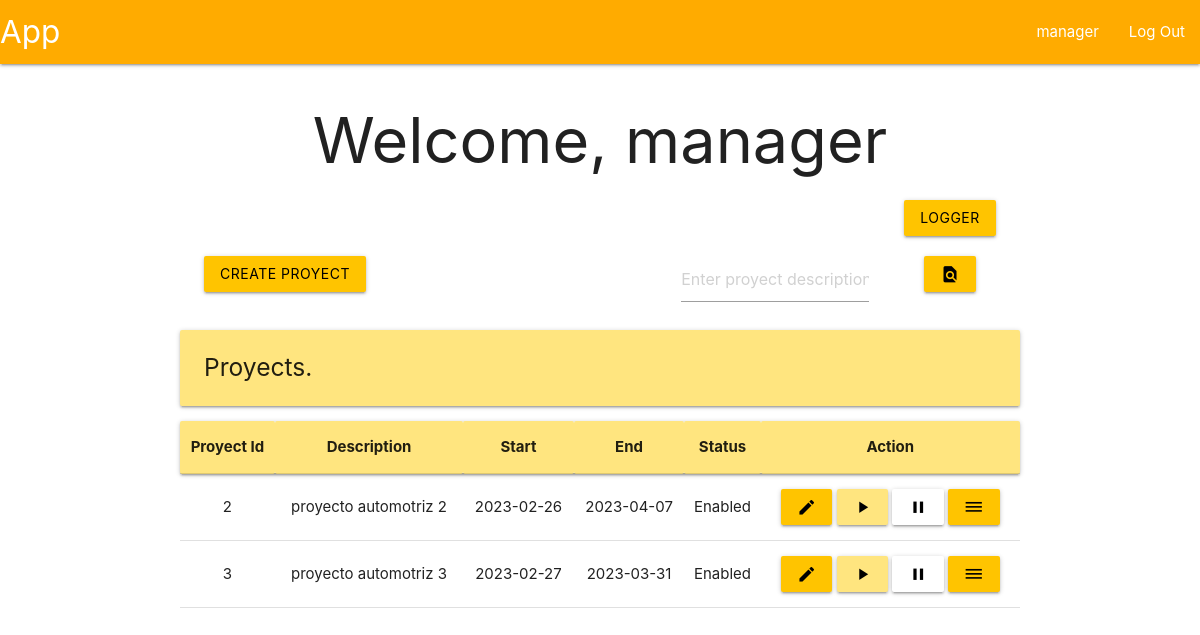
/root/proyects (signed in), run on the app's committed database.
### tables this page shows
CREATE TABLE user (
    id INTEGER PRIMARY KEY AUTOINCREMENT,
    username TEXT UNIQUE NOT NULL,
    firstname TEXT NOT NULL,
    secondname TEXT NOT NULL,
    password TEXT NOT NULL,
    roleId INTEGER,
    proyId INTEGER,
    auth INTEGER,

    FOREIGN KEY (roleId) REFERENCES roles(id),
    FOREIGN KEY (proyId) REFERENCES proyect(id)
);

CREATE TABLE proyect (
    id INTEGER PRIMARY KEY AUTOINCREMENT,
    description TEXT UNIQUE NOT NULL,
    start DATE NOT NULL,
    end DATE NOT NULL,
    statusId INTEGER,

    FOREIGN KEY (statusId) REFERENCES proyectStatus(id)
);

CREATE TABLE proyectStatus (
    id INTEGER PRIMARY KEY AUTOINCREMENT,
    name TEXT NOT NULL
);

### app/proyectView.py (the view, shortened to what this page needs)
@bp.route('/proyects', methods=('POST', 'GET'))
@modifyProyect_required
def proyectView():
    db = get_db()
    flag = False
    if not flag:
        proyects = db.execute(
            """SELECT
                p.id,
                p.description as description,
                p.start as start,
                p.end as end,
                s.name as status
               FROM proyect p
               INNER JOIN proyectStatus s ON p.statusId = s.id"""
        ).fetchall()
    return render_template('proyect/proyectView.html', proyects=proyects)

### app/auth.py (called while the page is built)
@bp.before_app_request
def load_logged_in_user():
    user_id = session.get('user_id')
    if user_id is None:
        g.user = None
    else:
        g.user = get_db().execute(
            "SELECT * FROM user WHERE id = ?",
            (user_id,)
        ).fetchone()

def modifyProyect_required(view):
    @functools.wraps(view)
    def wrapped_view(**kwargs):
        if g.user is None:
            return redirect(url_for('auth.login'))
        elif g.user['roleId'] != 1 and g.user['roleId'] != 3:
            return redirect(url_for('user.profile'))
        return view(**kwargs)
    return wrapped_view

### app/db.py (called while the page is built)
def get_db():
    if 'db' not in g:
        g.db = sqlite3.connect(
            current_app.config['DATABASE'],
            detect_types = sqlite3.PARSE_DECLTYPES
        )
        g.db.row_factory = sqlite3.Row
    return g.db

### app/templates/proyect/proyectView.html (shortened to what this page needs)
{% extends 'base.html' %}
{% block header %}
  <h1>{% block title %}Welcome, {{ g.user['username'] }}{% endblock %}</h1>
{% endblock %}
{% block content %}
{% if g.user['roleId'] != 1%}
<div class="row">
    <div class="col s2 offset-s10">
        <form method="POST">
            <button class="btn amber accent-3 black-text" name="logs">logger</button>
        </form>
    </div>
</div>
{% endif %}
<div class="row">
  <form method="POST">
    <div class="col s3">
      <button class="btn amber accent-3 black-text" type="submit" value="create-proyect" name="create-proyect">Create proyect</button>
    </div>
  </form>
  <form method="POST">
    <div class="col s3 offset-s4">
      <input placeholder="Enter proyect description" name="find-proyect" id="proyect">
    </div>
    <div class="col s2">
      <button class="btn amber accent-3 black-text">
        <i class="material-icons">find_in_page</i>
      </button>
    </div>
  </form>
</div>
<div class="left-align">
    <h5 class="card-panel amber accent-1">Proyects.</h5>
</div>
<table class="centered">
    <thead class="card-panel amber accent-1">
      <tr>
        <th>Proyect Id</th>
        <th>Description</th>
        <th>Start</th>
        <th>End</th>
        <th>Status</th>
        <th>Action</th>
      </tr>
    </thead>
    <tbody>
      {% for proyect in proyects %}
        <tr>
          <td>{{ proyect['id'] }}</td>
          <td>{{ proyect['description']}}</td>
          <td>{{ proyect['start'] }}</td>
          <td>{{ proyect['end'] }}</td>
          <td>{{ proyect['status'] }}</td>
          <td>
            <form method="POST">
                <button class="btn amber accent-3 black-text" type="submit" name="modify-proyect" value="{{ proyect['id'] }}">
                  <i class="material-icons">edit</i>
                </button>
                <button class="btn amber accent-1 black-text" type="submit" name="enable-proyect" value="{{ proyect['id'] }}">
                  <i class="material-icons">play_arrow</i>
                </button>
                <button class="btn white black-text" type="submit" name="close-proyect" value="{{ proyect['id'] }}">
                  <i class="material-icons">pause</i>
                </button>
                <button class="btn amber accent-3 black-text" type="submit" name="detail" value="{{ proyect['id'] }}">
                  <i class="material-icons">dehaze</i>
                </button>
            </form>
          </td>
        </tr>
      {% endfor %}
    </tbody>
  </table>
{% endblock %}

### app/templates/base.html (shortened to what this page needs)
<!DOCTYPE html>
<link rel="stylesheet" href="{{ url_for('static', filename='materialize.css') }}">
<link rel="stylesheet" href="{{ url_for('static', filename='style.css') }}">
<nav>
    <div class="nav-wrapper amber accent-4">
      <a href="#" class="brand-logo">App</a>
      <ul class="right hide-n black-text text-black">
        {% if g.user %}
            <li><a href="{{ url_for('user.profile')}}">{{ g.user['username'] }}</span></a>
            <li><a href="{{ url_for('auth.logout') }}">Log Out</a>
        {% else %}
            <li><a href="{{ url_for('auth.register') }}">Register</a>
            <li><a href="{{ url_for('auth.login') }}">Log In</a>
        {% endif %}
      </ul>
    </div>
</nav>
<section class="content container center-align">
    <header>
        {% block header %}{% endblock %}
    </header>
    {% block content %}{% endblock %}
</section>

### data on the page
user: user.username "manager"
proyect: id "2", description "proyecto automotriz 2", start "2023-02-26", end "2023-04-07", status "Enabled"
proyect: id "3", description "proyecto automotriz 3", start "2023-02-27", end "2023-03-31", status "Enabled"
